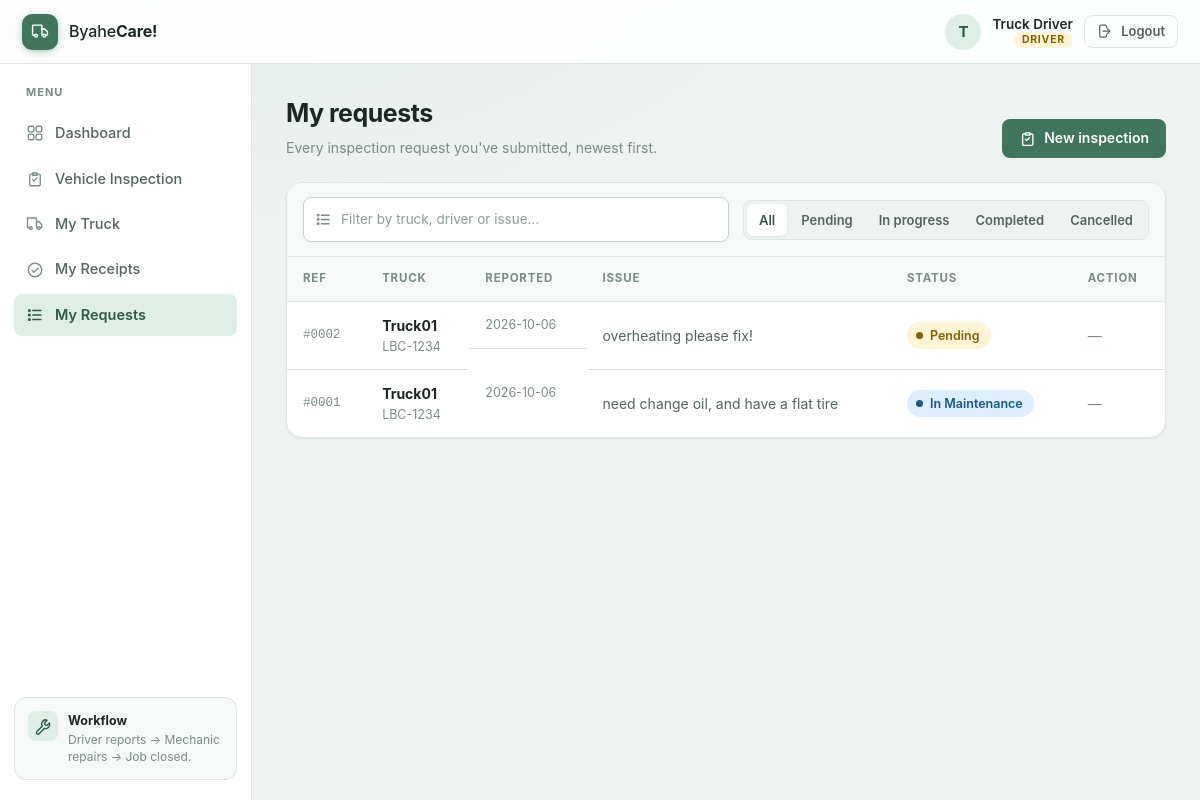
The app's page /requests (signed in), older data.
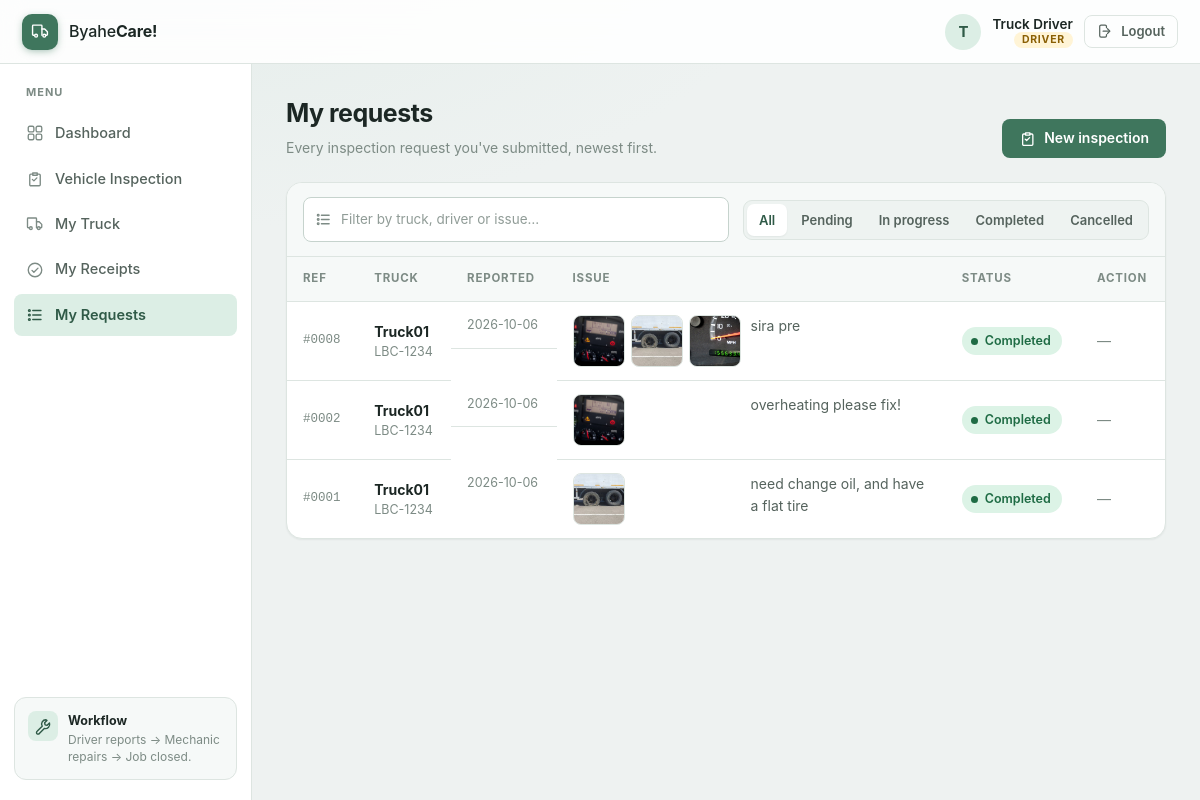
The same page, newer data.
### tables this page shows
CREATE TABLE inspection_requests (
            id INTEGER PRIMARY KEY AUTOINCREMENT,
            truck_id INTEGER NOT NULL,
            driver_id INTEGER NOT NULL,
            date TEXT NOT NULL,
            mileage TEXT,
            issue TEXT NOT NULL,
            photo TEXT,
            status TEXT DEFAULT 'Pending'
        );

CREATE TABLE trucks (
            id INTEGER PRIMARY KEY AUTOINCREMENT,
            truck_number TEXT NOT NULL,
            plate_number TEXT NOT NULL,
            driver_id INTEGER
        );

CREATE TABLE request_photos (
            id INTEGER PRIMARY KEY AUTOINCREMENT,
            request_id INTEGER NOT NULL,
            filename TEXT NOT NULL,
            position INTEGER NOT NULL DEFAULT 0
        );

### app.py (the view, shortened to what this page needs)
@app.route("/requests")
def requests():
    if "user_id" not in session:
        return redirect(url_for("login"))
    conn = get_db()
    if session["role"] == "driver":
        requests = conn.execute("""
            SELECT
                inspection_requests.*,
                trucks.truck_number,
                trucks.plate_number
            FROM inspection_requests
            JOIN trucks
            ON inspection_requests.truck_id = trucks.id
            WHERE inspection_requests.driver_id = ?
            ORDER BY inspection_requests.id DESC
        """, (session["user_id"],)).fetchall()
    photos_by_request = {}
    for row in requests:
        photos_by_request[row["id"]] = get_photos(conn, row["id"])
    conn.close()
    return render_template(
        "requests.html",
        requests=requests,
        photos_by_request=photos_by_request
    )

### app.py (called while the page is built)
def get_db():
    conn = sqlite3.connect(DATABASE)
    conn.row_factory = sqlite3.Row
    return conn

def get_photos(conn, request_id):
    rows = conn.execute("""
        SELECT filename FROM request_photos
        WHERE request_id = ?
        ORDER BY position, id
    """, (request_id,)).fetchall()
    return [row["filename"] for row in rows]

### templates/requests.html (shortened to what this page needs)
{% extends "base.html" %}
{% set is_driver = session['role'] == 'driver' %}
{% set is_mechanic = session['role'] == 'mechanic' %}
{% set is_admin = session['role'] == 'admin' %}
{% set col_count = 6 if is_driver else 7 %}
{% block page_title %}{{ 'My requests' if is_driver else 'Maintenance requests' }}{% endblock %}
{% block page_subtitle %}
    {% if is_driver %}
        Every inspection request you've submitted, newest first.
    {% elif is_mechanic %}
        Review, accept, and close out inspection requests.
    {% else %}
        Full maintenance history across the fleet.
    {% endif %}
{% endblock %}
{% block page_actions %}
    {% if is_driver %}
        <a class="btn" href="{{ url_for('inspection') }}">
            <svg class="icon" aria-hidden="true"><use href="#i-clipboard"></use></svg>
            New inspection
        </a>
    {% endif %}
{% endblock %}
{% block content %}
{% if requests %}
<div class="table-card">
    <div class="table-toolbar">
        <div class="table-toolbar__search">
            <input type="search" placeholder="Filter by truck, driver or issue…"
                   aria-label="Filter requests" data-table-filter>
        </div>
        <div class="segmented" role="group" aria-label="Filter by status">
            <button type="button" class="is-active" data-status-filter="all">All</button>
            <button type="button" data-status-filter="pending">Pending</button>
            <button type="button" data-status-filter="in maintenance">In progress</button>
            <button type="button" data-status-filter="completed">Completed</button>
            <button type="button" data-status-filter="cancelled">Cancelled</button>
        </div>
    </div>
    <div class="table-scroll">
        <table class="table--stack">
            <thead>
                <tr>
                    <th scope="col">Ref</th>
                    <th scope="col">Truck</th>
                    <th scope="col">Reported</th>
                    <th scope="col">Issue</th>
                    <th scope="col">Status</th>
                    <th scope="col">Action</th>
                </tr>
            </thead>
            <tbody>
                {% for item in requests %}
                <tr id="request-{{ item['id'] }}" data-status="{{ item['status']|lower }}"
                    data-search="{{ item['truck_number'] }} {{ item['plate_number'] }}
                        {{ item['driver_name'] if not is_driver }} {{ item['issue'] }}">
                    <td class="cell-id" data-label="Ref">#{{ '%04d'|format(item['id']) }}</td>
                    <td class="cell-truck" data-label="Truck">
                        <strong>{{ item['truck_number'] }}</strong>
                        <span>{{ item['plate_number'] }}</span>
                    </td>
                    <td class="cell-date" data-label="Reported">{{ item['date'] }}</td>
                    <td class="cell-issue" data-label="Issue">
                        <div class="issue-wrap">
                            {% set row_photos = photos_by_request.get(item['id'], []) %}
                            {% if row_photos %}
                                <div class="thumb-grid">
                                    {% for photo in row_photos %}
                                        <img class="thumb"
                                             src="{{ url_for('static', filename='uploads/' + photo) }}"
                                             alt="Photo {{ loop.index }} for request #{{ item['id'] }}"
                                             loading="lazy">
                                    {% endfor %}
                                </div>
                            {% endif %}
                            <span class="cell-issue__text {{ 'is-empty' if not item['issue'] }}">
                                {{ item['issue'] if item['issue'] else 'No description provided' }}
                            </span>
                        </div>
                    </td>
                    <td data-label="Status">
                        <span class="status status--{{ item['status']|lower|replace(' ', '-') }}">
                            {{ item['status'] }}
                        </span>
                    </td>
                    <td data-label="Action">
                        <div class="row-actions">
                            {% if not is_admin
                                  and not (is_mechanic
                                           and item['status'] in ['Pending', 'In Maintenance']) %}
                                <span class="dash">—</span>
                            {% endif %}
                        </div>
                    </td>
                </tr>
                {% endfor %}
            </tbody>
        </table>
    </div>
</div>
{% endif %}
{% endblock %}

### templates/base.html (shortened to what this page needs)
<!DOCTYPE html>
<html lang="en">
<head>
    <link rel="stylesheet" href="{{ url_for('static', filename='style.css') }}">
</head>
<body>
{% macro nav_link(endpoint, label, icon) %}
    <a href="{{ url_for(endpoint) }}" class="side-link {{ 'is-active' if request.endpoint == endpoint }}">
        <svg class="icon" aria-hidden="true"><use href="#{{ icon }}"></use></svg>
        <span>{{ label }}</span>
    </a>
{% endmacro %}
<header class="topbar">
    <a class="brand" href="{{ url_for('dashboard') }}">
        <span class="brand__mark">
            <svg class="icon" aria-hidden="true"><use href="#i-truck"></use></svg>
        </span>
        <span class="brand__text">Byahe<strong>Care!</strong></span>
    </a>
    <div class="topbar__user">
        <span class="avatar" aria-hidden="true">{{ session['name'][0]|upper }}</span>
        <span class="topbar__meta">
            <span class="topbar__name">{{ session['name'] }}</span>
            <span class="role-badge" data-role="{{ session['role'] }}">{{ session['role'] }}</span>
        </span>
        <a class="btn btn--ghost btn--sm" href="{{ url_for('logout') }}">
            <svg class="icon" aria-hidden="true"><use href="#i-logout"></use></svg>
            <span>Logout</span>
        </a>
    </div>
</header>
<div class="layout">
    <aside class="sidebar" id="sidebar">
        <p class="sidebar__label">Menu</p>
        {{ nav_link('dashboard', 'Dashboard', 'i-grid') }}
        {% if session['role'] == 'driver' %}
            {{ nav_link('inspection', 'Vehicle Inspection', 'i-clipboard') }}
            {{ nav_link('truck', 'My Truck', 'i-truck') }}
            {{ nav_link('receipts', 'My Receipts', 'i-check-badge') }}
        {% endif %}
        {{ nav_link('requests',
                    'My Requests' if session['role'] == 'driver' else 'Maintenance Requests',
                    'i-list') }}
        <div class="sidebar__foot">
            <div class="sidebar__workflow">
                <span class="sidebar__workflow-icon">
                    <svg class="icon" aria-hidden="true"><use href="#i-wrench"></use></svg>
                </span>
                <div>
                    <strong>Workflow</strong>
                    <p>Driver reports → Mechanic repairs → Job closed.</p>
                </div>
            </div>
        </div>
    </aside>
    <main class="content">
        <div class="page-head">
            <div>
                <h1 class="page-title">{% block page_title %}{% endblock %}</h1>
                {% block page_sub %}
                    <p class="page-sub">{% block page_subtitle %}{% endblock %}</p>
                {% endblock %}
            </div>
            <div class="page-head__actions">
                {% block page_actions %}{% endblock %}
            </div>
        </div>
        {% block content %}{% endblock %}
    </main>
</div>
</body>
</html>

Row changes from the older to the newer data that the page shows:
added inspection_requests: id "0008", truck_number "Truck01", plate_number "LBC-1234", date "2026-10-06", issue "sira pre", status "Completed"
added request_photos: filename (picture), shown under "0008"
added request_photos: filename (picture), shown under "0008"
added request_photos: filename (picture), shown under "0008"
changed inspection_requests "overheating please fix!": status "Pending" → "Completed"
added request_photos: filename (picture), shown under inspection_requests "overheating please fix!"
changed inspection_requests "need change oil, and have a flat tire": status "In Maintenance" → "Completed"
added request_photos: filename (picture), shown under inspection_requests "need change oil, and have a flat tire"
